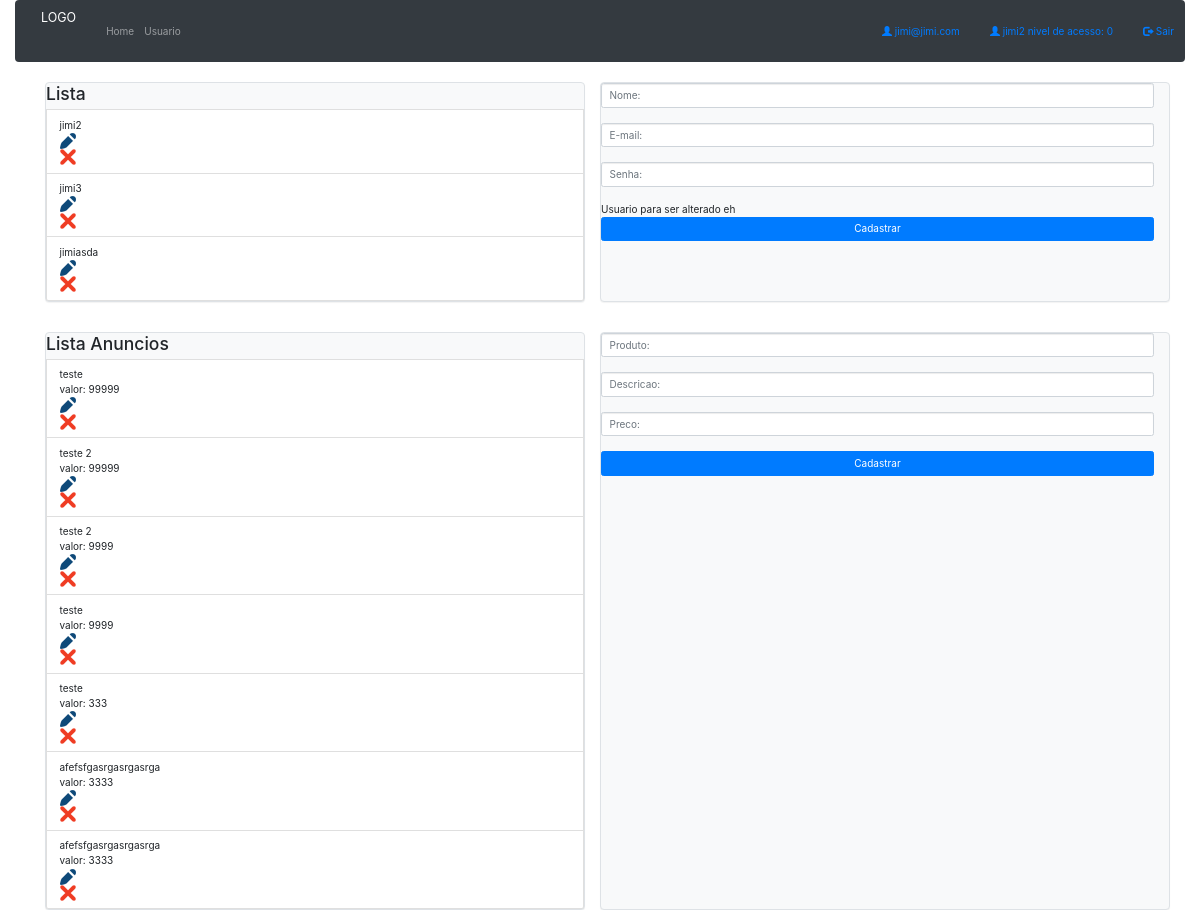
The app's page /admin/usuario/index.php (signed in), older data.
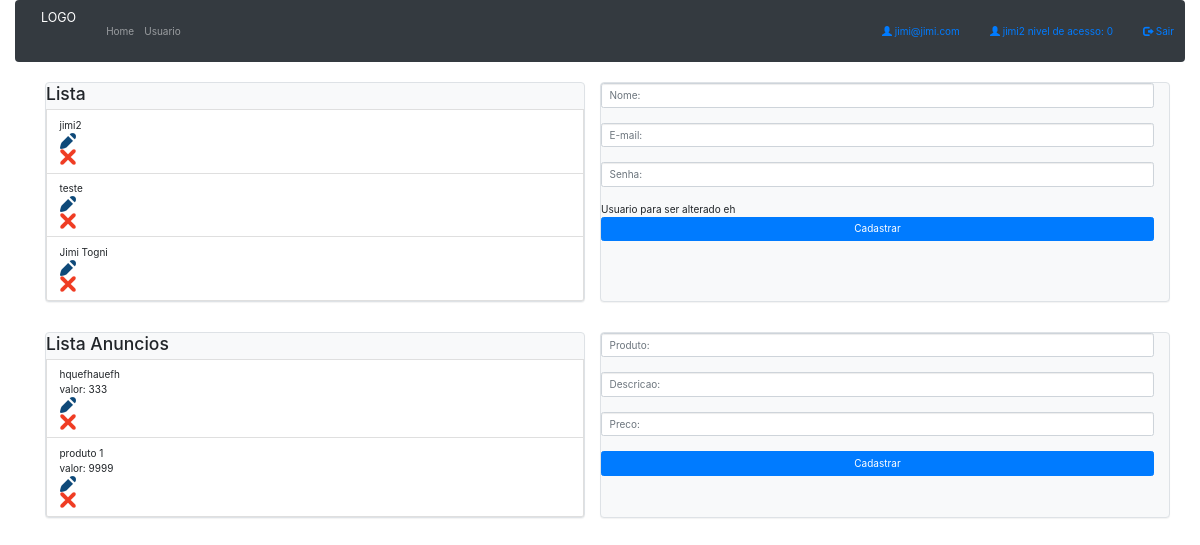
The same page, newer data.
### tables this page shows
CREATE TABLE `usuarios` (
  `pk` int(11) NOT NULL,
  `nome` varchar(50) NOT NULL,
  `email` varchar(50) NOT NULL,
  `data_cadastro` date NOT NULL,
  `senha` varchar(50) NOT NULL,
  `nivel` int(2) NOT NULL
);

CREATE TABLE `produtos` (
  `nome_produto` varchar(20) NOT NULL,
  `descricao_produto` varchar(20) NOT NULL,
  `valor_produto` float NOT NULL,
  `pk_produto` int(11) NOT NULL
);

### classes/Usuario.class.php (called while the page is built, shortened)
<?php
include_once "Conexao.class.php";
include_once "Funcoes.class.php";
class Usuario {
	private $con;
	public function __construct(){
		$this->con = new Conexao();
	}
	public function selecionaTudo(){
		try{
			$cst = $this->con->conectar()->prepare("SELECT `pk`, `nome`, `email`, `data_cadastro` FROM `usuarios`");
			$cst->execute();
			return $cst->fetchAll();
		}catch(PDOException $e){
			return 'Error: '.$e->getMessage();
		}
	}
}
?>

### classes/Conexao.class.php (called while the page is built)
<?php
class Conexao{
	private $usuario;
	private $senha;
	private $banco;
	private $servidor;
	private static $pdo;
	public function __construct(){
		$this->servidor = "localhost";
		$this->banco = "phpoo";
		$this->usuario = "jimi";
		$this->senha = "341322";
	}
	public function conectar(){
		try{
			if(is_null(self::$pdo)){
				self::$pdo = new PDO("mysql:host=".$this->servidor.";dbname=".$this->banco, $this->usuario, $this->senha);
			}
			return self::$pdo;
		}catch(PDOException $e){
			echo 'Error: '.$e->getMessage();
		}
	}
}
?>

### classes/Funcoes.class.php (called while the page is built, shortened)
<?php
class Funcoes{
	public function tratarCaracter($vlr, $tipo){
		switch($tipo){
			case 2: $rst = htmlentities($vlr, ENT_QUOTES, "ISO-8859-1"); break;
		}
		return $rst;
	}
}
?>

### classes/Produto.class.php (called while the page is built, shortened)
<?php
include_once "Conexao.class.php";
include_once "Funcoes.class.php";
class Produto {
	private $con;
	public function __construct(){
		$this->con = new Conexao();
	}
	public function selecionaTudo(){
		try{
			$cst = $this->con->conectar()->prepare("SELECT `pk_produto`, `nome_produto`, `descricao_produto`, `valor_produto` FROM `produtos`");
			$cst->execute();
			return $cst->fetchAll();
		}catch(PDOException $e){
			return 'Error: '.$e->getMessage();
		}
	}
}
?>

### admin/usuario/index.php (the view, shortened to what this page needs)
<?php
require_once "../../classes/Usuario.class.php";
require_once "../../classes/Funcoes.class.php";
require_once "../../classes/Produto.class.php";
$objUsuario = new Usuario();
$objProduto = new Produto();
$objFc = new Funcoes();
if($_SESSION["logado"] == "sim"){
    $objUsuario->usuarioLogado($_SESSION['pk']);
}else{
    header("location: ../../");
}
?>
<!DOCTYPE HTML>
<html lang="pt-br">
<head>
    <link href="../../bootstrap-3.3.7-dist/css/bootstrap.min.css" rel="stylesheet" type="text/css" media="all">
    <link rel="stylesheet" href="https://stackpath.bootstrapcdn.com/bootstrap/4.1.3/css/bootstrap.min.css">
</head>
<body>
<div class="container-fluid">
<nav class="navbar navbar-dark bg-dark navbar-expand-lg">
<a class="navbar-brand" href="#">LOGO</a>
    <ul class="navbar-nav mr-auto">
      <li><a class="nav-link nav-item" href="../../admin">Home</a></li>
      <li><a class="nav-link nav-item" href="#x">Usuario</a></li>
    </ul>
    <ul class="nav navbar-nav navbar-right">
      <li><a href="#"><span class="glyphicon glyphicon-user"></span> <?=$_SESSION['email']?></a></li>
      <li><a href="#"><span class="glyphicon glyphicon-user"></span> <?=$_SESSION['nome']?> nivel de acesso: <?=$_SESSION['nivel']?></a></li>
      <li><a href="?sair=sim"><span class="glyphicon glyphicon-log-out"></span> Sair</a></li>
    </ul>
</nav>
</div>
<div class="container">
<div class="row">
    <div class="col-6">
        <div class="border bg-light panel panel-primary list-group">
        <h3>Lista</h3>
            <?php foreach($objUsuario->selecionaTudo() as $rst){ ?>
            <div class="list-group-item">
                <div><?=$objFc->tratarCaracter($rst['nome'], 2)?></div>
                <div><a href="?acaoU=edit&usuario=<?=$rst['pk']?>" title="Editar dados"><img src="../../img/ico-editar.png" width="16" height="16" alt="Editar"></a></div>
                <div><a href="?acaoU=delet&usuario=<?=$rst['pk']?>" title="Excluir esse dado"><img src="../../img/ico-excluir.png" width="16" height="16" alt="Excluir"></a></div>
            </div>
            <?php } ?>
        </div>
    </div>
    <div class="panel panel-primary list-group col-6 border bg-light">
            <form name="formCad" action="" method="post">
                <input class="form-control" name="nome" type="text" required="required"  placeholder="Nome:" value="<?=$objFc->tratarCaracter((isset($usuario['nome']))?($usuario['nome']):(''), 2)?>"><br>
                <input type="mail" name="email" class="form-control" required="required" pattern="[a-z0-9._%+-]+@[a-z0-9.-]+\.[a-z]{2,4}$"  placeholder="E-mail:" value="<?=$objFc->tratarCaracter((isset($usuario['email']))?($usuario['email']):(''), 2)?>"><br>
                <?php if(isset($_GET['acao']) <> 'edit'){ ?>
                <input type="password" name="senha" class="form-control" required="required" placeholder="Senha:"><br>
                <?php } ?>
                <? echo "Usuario para ser alterado eh ". $usuario['nome'] ?>
                <button type="submit" name="<?=(isset($_GET['acaoU']) == 'edit')?('btAlterar'):('btCadastrar')?>" class="btn btn-primary btn-block"><?=(isset($_GET['acaoU']) == 'edit')?('Alterar'):('Cadastrar')?></button>
            </form>
    </div>
</div>
<br> <br>
<div class="row">
    <div class="col-6">
        <div class="border bg-light panel panel-primary list-group">
        <h3>Lista Anuncios</h3>
            <?php foreach($objProduto->selecionaTudo() as $rst){ ?>
            <div class="list-group-item">
                <div><?=$rst['nome_produto']?></div>
                <div>valor: <?echo $rst['valor_produto']?></div>
                <div><a href="?acaoP=edit&produto=<?=$rst['pk_produto']?>" title="Editar dados"><img src="../../img/ico-editar.png" width="16" height="16" alt="Editar"></a></div>
                <div><a href="?acaoP=delet&produto=<?=$rst['pk_produto']?>" title="Excluir esse dado"><img src="../../img/ico-excluir.png" width="16" height="16" alt="Excluir"></a></div>
            </div>
            <?php } ?>
        </div>
    </div>
    <div class="panel panel-primary list-group col-6 border bg-light">
            <form name="formCad" action="" method="post">
                <input class="form-control" name="nomeProduto" type="text" required="required"  placeholder="Produto:" value="<?=$objFc->tratarCaracter((isset($produto['nome_produto']))?($produto['nome_produto']):(''), 2)?>"><br>
                <input class="form-control" name="descricaoProduto" type="text" required="required"  placeholder="Descricao:" value="<?=$objFc->tratarCaracter((isset($produto['descricao_produto']))?($produto['descricao_produto']):(''), 2)?>"><br>
                <input class="form-control" name="preco" type="text" required="required"  placeholder="Preco:" value="<?=$objFc->tratarCaracter((isset($produto['valor_produto']))?($produto['valor_produto']):(''), 2)?>"><br>
                <button type="submit" name="<?=(isset($_GET['acaoP']) == 'edit')?('btAlterarProduto'):('btCadastrarProduto')?>" class="btn btn-primary btn-block"><?=(isset($_GET['acaoP']) == 'edit')?('Alterar'):('Cadastrar')?></button>
            </form>
    </div>
</div>
</div>
</body>
</html>

Row changes from the older to the newer data that the page shows:
removed usuarios: nome "jimi3"
removed usuarios: nome "jimiasda"
removed produtos: nome_produto "teste", valor_produto "99999"
removed produtos: nome_produto "teste 2", valor_produto "99999"
removed produtos: nome_produto "teste 2", valor_produto "9999"
removed produtos: nome_produto "teste", valor_produto "9999"
removed produtos: nome_produto "teste", valor_produto "333"
removed produtos: nome_produto "afefsfgasrgasrgasrga", valor_produto "3333"
removed produtos: nome_produto "afefsfgasrgasrgasrga", valor_produto "3333"
added usuarios: nome "teste"
added usuarios: nome "Jimi Togni"
added produtos: nome_produto "hquefhauefh", valor_produto "333"
added produtos: nome_produto "produto 1", valor_produto "9999"
